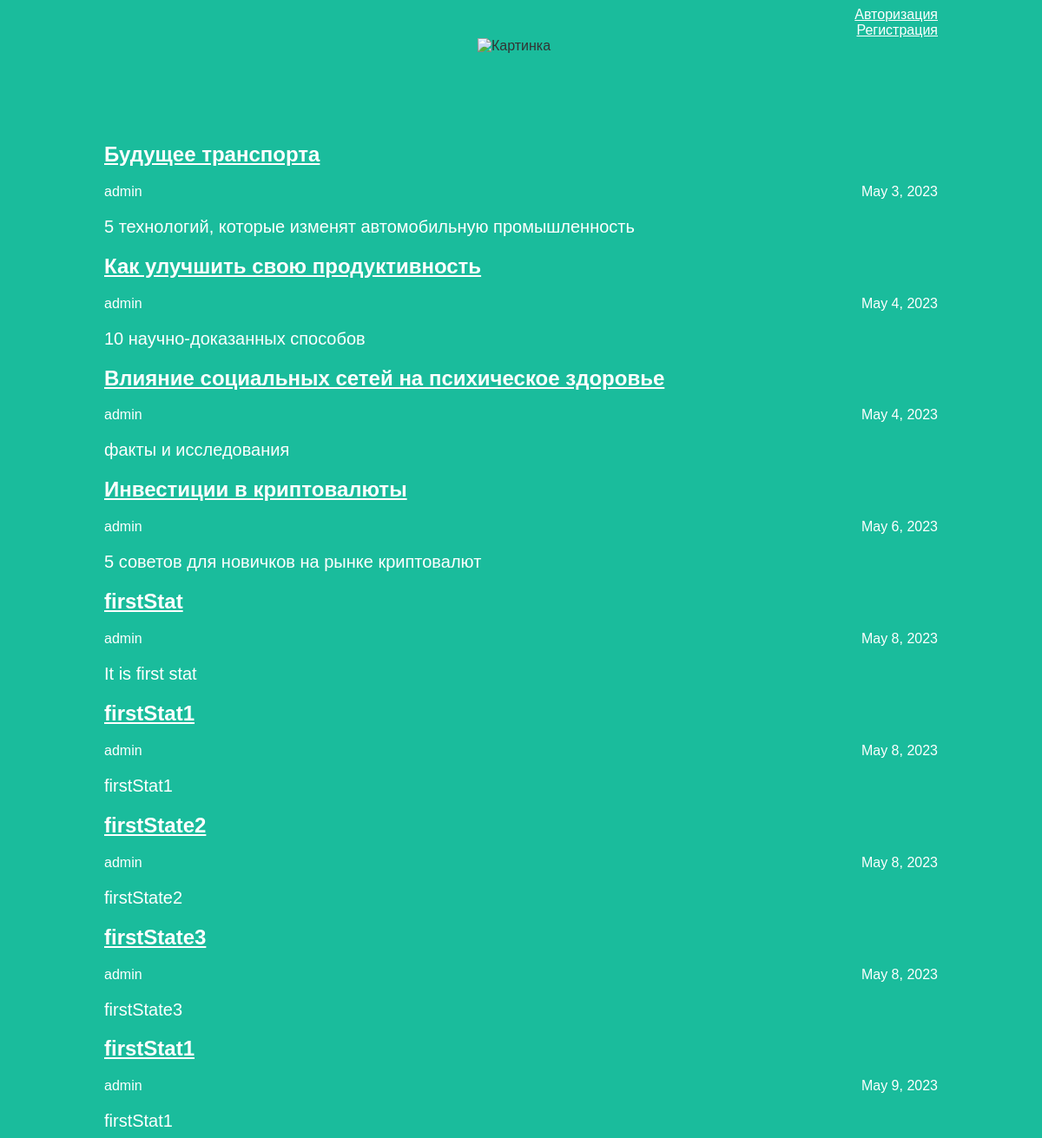
The page / on the database its author committed.
### articles/models.py (models this page shows, shortened)
class Article(models.Model):
    title = models.CharField(max_length=200, unique=True)
    author = models.ForeignKey(User, on_delete=models.CASCADE)
    text = models.TextField()
    created_date = models.DateField(auto_now_add=True)
    def get_excerpt(self):
        return self.text[:140] + "..." if len(self.text) > 140 else self.text

### articles/views.py (the view)
# urls.py: path('', views.archive, name='archive'),
def archive(request):
    return render(request, 'archive.html', {"posts": Article.objects.all()})

### articles/views.py (called while the page is built)
    def __call__(self, request):
        if request.user.is_authenticated and request.path in ['/auth/', '/registration/']:
            return redirect('http://127.0.0.1:8000/')
        response = self.get_response(request)
        return response

### articles/templates/archive.html (shortened to what this page needs)
<!DOCTYPE html>
<html>
<head>
    <link rel="stylesheet" href="/static/css/article.css">
</head>
<body class="archive">
<div class="header">
    {% if request.user.is_authenticated %}
    <div style="text-align: right;">
        <a href="http://127.0.0.1:8000/create_post" style="color: white; display: block;">Создать статью</a>
        <a href="http://127.0.0.1:8000/logout" style="color: white; display: block;">Выход из аккаунта</a>
        <span style="float: right; color: white; order:3;">Привет, {{ request.user.username }}!</span>
    </div>
    {% else %}
    <div style="text-align: right;">
        <a href="http://127.0.0.1:8000/auth" style="color: white; display: block;">Авторизация</a>
        <a href="http://127.0.0.1:8000/registration" style="color: white; display: block;">Регистрация</a>
        </div>
    {% endif %}
    {% load static %}
    <img src="{% static 'img/logo.png' %}" alt="Картинка" />
</div>
<div class="archive">
    {% for post in posts %}
        <div class="one-post">
            <h2 class="post-title">
                <a href="http://127.0.0.1:8000/article/{{post.id}}">{{post.title}}</a>
            </h2>
            <div class="article-info">
                <div class="article-author">{{post.author.username}}</div>
                <div class="article-created-date">{{post.created_date}}</div>
            </div>
            <p class="article-text">{{post.get_excerpt}}</p>
        </div>
    {% endfor %}
</div>
</body>
</html>

### articles/static/css/article.css (style rules this page uses)
body { background: #1abc9c; font-family: Tahoma, Arial, sans-serif; color: #333; }
p, h4 { font-size: 20px; margin-bottom: 0; }
img { height: 30px; width: auto; }
.header img { display: block; width: 100px; height: 100px; margin-left: auto; margin-right: auto; }
.archive { width: 960px; margin-left: auto; margin-right: auto; }
.post-title a { color: #ffffff; }
.article-author { width: 50%; float: left; }
p.article-text { color: white; }
div.article-author { color: white; }
div.article-created-date { color: white; }
h2.post-title { color: white; }
a { color: white; }
.article-created-date { text-align: right; }

### rows shown on the page
Article: title "Будущее транспорта", author.username "admin", created_date "May 3, 2023", get_excerpt "5 технологий, которые изменят автомобильную промышленность"
Article: title "Как улучшить свою продуктивность", author.username "admin", created_date "May 4, 2023", get_excerpt "10 научно-доказанных способов"
Article: title "Влияние социальных сетей на психическое здоровье", author.username "admin", created_date "May 4, 2023", get_excerpt "факты и исследования"
Article: title "Инвестиции в криптовалюты", author.username "admin", created_date "May 6, 2023", get_excerpt "5 советов для новичков на рынке криптовалют"
Article: title "firstStat", author.username "admin", created_date "May 8, 2023", get_excerpt "It is first stat"
Article: title "firstStat1", author.username "admin", created_date "May 8, 2023", get_excerpt "firstStat1"
Article: title "firstState2", author.username "admin", created_date "May 8, 2023", get_excerpt "firstState2"
Article: title "firstState3", author.username "admin", created_date "May 8, 2023", get_excerpt "firstState3"
Article: title "firstStat1", author.username "admin", created_date "May 9, 2023", get_excerpt "firstStat1"
